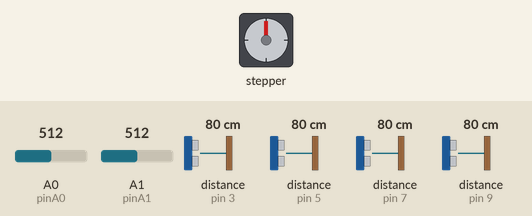
This sketch was run on a simulated Arduino Uno, built with avr-gcc and run on an emulated ATmega328P. On the bench: stepper motor. Wiring (inferred from the names in the program): 4 × ultrasonic range finder: trigger pin 2, echo pin 3 / trigger pin 4, echo pin 5 / trigger pin 6, echo pin 7 / trigger pin 8, echo pin 9. Inputs (shaded band) come from the test bench; at power-on: A0 (pinA0) = 512, A1 (pinA1) = 512, distance to the obstacle (sensors on pin 3, pin 5, pin 7, pin 9) 80 cm. The echo pulse lasts 58.3 µs per cm; stepper angles assume 360 steps per turn; what the sketch prints to the serial monitor is not drawn.

Above: at 1.8 s.
1.9 s: A0 (pinA0) set to 214
4.4 s: A0 (pinA0) set to 185
At 6.64 s:
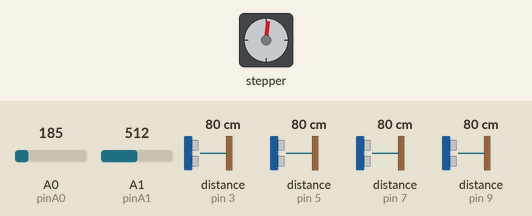
At 7.27 s:
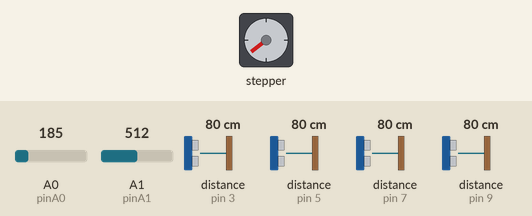
8.6 s: A1 (pinA1) set to 190
At 10.04 s:
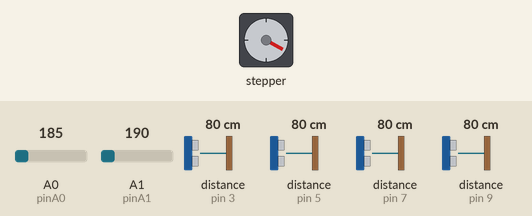
12.8 s: distance to the obstacle (sensor on pin 3) set to 2 cm
At 13.13 s:
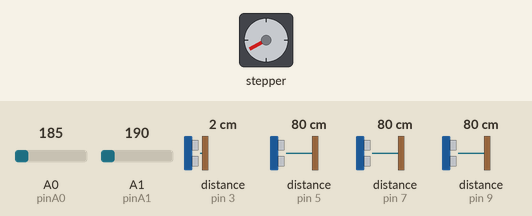
17.0 s: distance to the obstacle (sensor on pin 5) set to 2 cm
20.3 s: distance to the obstacle (sensor on pin 7) set to 2 cm
Timing chart, 0 to 24.3 s (numbered marks = the images above; inputs shaded):
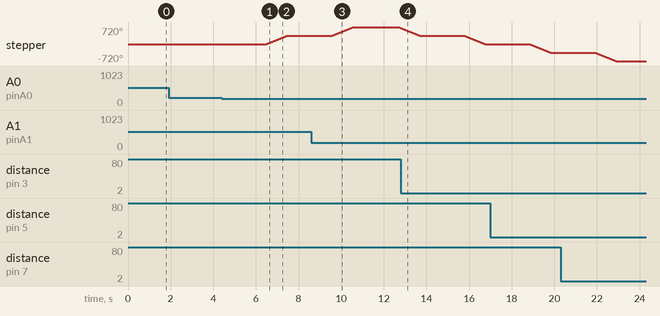

Measured:
- the behaviour switches between 200 and 199 on A0 (pinA0) (found by bisection; images 0 and 1)
- after the input at 1.9 s, every drawn part: stays the same
- after the input at 4.4 s, stepper: turns 360° clockwise in 1.0 s, starting after 2.1 s

The sketch:

SecondArduinoCode.ino
```cpp
// Burned into Second Arduino 06 07 2023
#include <Stepper.h>

const int stepsPerRevolution = 360;
Stepper myStepper(stepsPerRevolution, 10, 11, 12, 13);

const int pingPin1 = 2;
const int echoPin1 = 3;

const int pingPin2 = 4;
const int echoPin2 = 5;

const int pingPin3 = 6;
const int echoPin3 = 7;

const int pingPin4 = 8;
const int echoPin4 = 9;

const int w = 250; // in mm
const int h = 150; // in mm
float wobj, hobj;

const int pinA0 = A0;
const int pinA1 = A1;
int readd1 = 0;
int readd2 = 0;

//bool fingersOpened = false; // Track the state of the fingers

void setup() {
  pinMode(pinA0, INPUT);
  pinMode(pinA1, INPUT);

  myStepper.setSpeed(60);

  Serial.begin(9600);
}

void loop() {
  readd1 = analogRead(pinA0);
  readd2 = analogRead(pinA1);

  long duration1, inches1, cm1;
  long duration2, inches2, cm2;
  long duration3, inches3, cm3;
  long duration4, inches4, cm4;

  // Read distance from Sensor 1
  duration1 = getUltrasonicDistance(pingPin1, echoPin1, inches1, cm1);
  // Read distance from Sensor 2
  duration2 = getUltrasonicDistance(pingPin2, echoPin2, inches2, cm2);
  // Read distance from Sensor 3
  duration3 = getUltrasonicDistance(pingPin3, echoPin3, inches3, cm3);
  // Read distance from Sensor 4
  duration4 = getUltrasonicDistance(pingPin4, echoPin4, inches4, cm4);

  // object size calculation in millimeters
  wobj = w - (cm1 * 10) - (cm3 * 10);
  hobj = h - (cm2 * 10) - (cm4 * 10);

  Serial.print("wobj =  ");
  Serial.print(wobj);
  Serial.print("\t");
  Serial.print("hobj =  ");
  Serial.print(hobj);
  Serial.print("\t\t");

  // Print distance readings to Serial Monitor
  printSensorReading("Sensor 1", inches1, cm1);
  printSensorReading("Sensor 2", inches2, cm2);
  printSensorReading("Sensor 3", inches3, cm3);
  printSensorReading("Sensor 4", inches4, cm4);

  delay(1000);

  if (readd1 < 200 && readd2 < 200)
  {
    GripClose();
    delay(1000);
    //fingersOpened = true; // Update the state of the fingers
    }
  else if ((readd1 < 200 && readd2 > 200) && (wobj <= 0 || hobj <= 0)) {
    GripOpen();
    delay(1000);
    //fingersOpened = false; // Reset the state of the fingers
  }
  else
  {
    readd1=readd2=6000;
  }
}

long getUltrasonicDistance(int triggerPin, int echoPin, long& inches, long& cm) {
  pinMode(triggerPin, OUTPUT);
  digitalWrite(triggerPin, LOW);
  delayMicroseconds(2);
  digitalWrite(triggerPin, HIGH);
  delayMicroseconds(10);
  digitalWrite(triggerPin, LOW);

  pinMode(echoPin, INPUT);
  long duration = pulseIn(echoPin, HIGH);
  inches = microsecondsToInches(duration);
  cm = microsecondsToCentimeters(duration);

  return duration;
}

long microsecondsToInches(long microseconds) {
  return microseconds / 74 / 2;
}

long microsecondsToCentimeters(long microseconds) {
  return microseconds / 29 / 2;
}

void printSensorReading(const char* sensorName, long inches, long cm) {
  Serial.print(sensorName);
  Serial.print(": ");
  Serial.print(inches);
  Serial.print("in, ");
  Serial.print(cm);
  Serial.print("cm");
  Serial.println();
}

void GripOpen() {
  myStepper.step(stepsPerRevolution);
}

void GripClose() {
  myStepper.step(-stepsPerRevolution);
}
```
